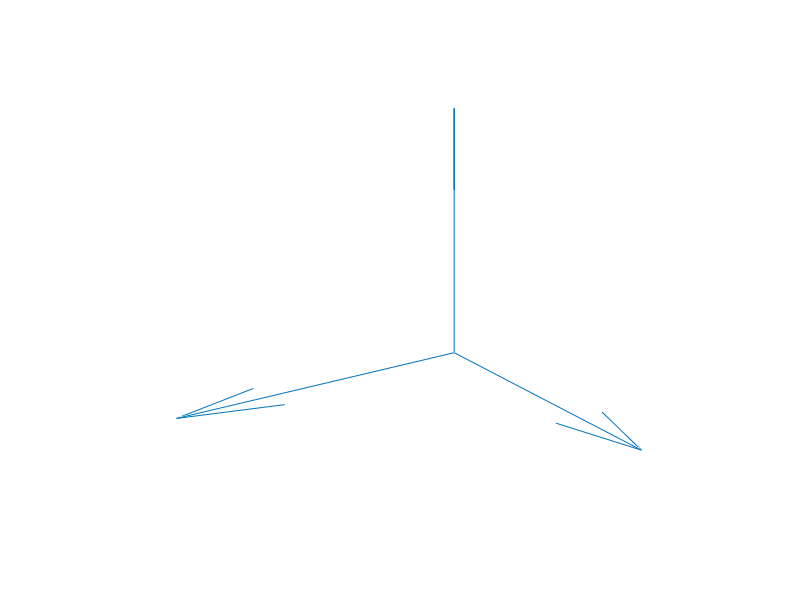

The MATLAB script that drew this image: (Note: this script raises an error after producing the figure.)
% Add path to the projective geometry functions
addpath('../../../ProjGeom')


% Number of meridians
Nm = 20;

% theta = arc between 2 consecutive PD in the equator line
theta = 2*pi./Nm;


% Draw a circle of radius theta centered in [1 0 0]
center = [1 0 0];
a = linspace(0,2*pi);

circle1=[ones(size(a));
theta/2*sin(a);
theta/2*cos(a);
ones(size(a))];

f = figure;
set(f,'Color','w');
ax = gca;
set(ax,'Visible','off');
hold on
view([146 30]);

% Plot axis

origin = [0 0 0];
l = 0.25;
refax = [0 0 0
  0 0 0
  0 0 0
  l 0 0
  0 l 0
  0 0 l]';

refaxh = quiver3(refax(:,1),refax(:,2),refax(:,3),refax(:,4),refax(:,5),refax(:,6));
% set(refaxh,'


circle2 = RotZ3(theta)*circle1;
circle3 = RotY3(-theta)*circle1;
circle4 = RotZ3(theta)*circle3;

% drawTranslucidPoly(circle1,[0.5 0.5 0.5],0.2);
% drawTranslucidPoly(circle2,[0.5 0.5 0.5],0.2);
% drawTranslucidPoly(circle3,[0.5 0.5 0.5],0.2);
% drawTranslucidPoly(circle4,[0.5 0.5 0.5],0.2);

PD=[1 0 0 1]';

PDs = [ PD RotZ3(theta)*PD RotY3(-theta)*PD RotZ3(theta)*RotY3(-theta)*PD];

% Plot the PD position
for i=1:4
  plot3(PDs(1,i),PDs(2,i),PDs(3,i),'ok','MarkerFaceColor','k','MarkerEdgeColor','k');
end

% Plot vector from origin to PDs
lpd=1.5;
pdh = quiver3(zeros(1,4),zeros(1,4),zeros(1,4),lpd*PDs(1,:), lpd*PDs(2,:), lpd*PDs(3,:),0);
set(pdh,'Color','[0 0 0]','LineWidth',1.);

FOVmin = acos(cos(theta)^2);

arc=[];
for i=linspace(0,1)
  arc = [ arc RotZ3(i*theta)*RotY3(-i*theta)*PD ];
end

FOVmincircle1=[ones(size(a));
FOVmin/2*sin(a);
FOVmin/2*cos(a);
ones(size(a))];

FOVmincircle2 = RotZ3(theta)*FOVmincircle1;
FOVmincircle3 = RotY3(-theta)*FOVmincircle1;
FOVmincircle4 = RotZ3(theta)*FOVmincircle3;

FOVmincirclestyle = 'b--';
drawPoly(FOVmincircle1,FOVmincirclestyle)
drawPoly(FOVmincircle2,FOVmincirclestyle)
drawPoly(FOVmincircle3,FOVmincirclestyle)
drawPoly(FOVmincircle4,FOVmincirclestyle)
drawTranslucidPoly(FOVmincircle1,[0.5 0.5 0.5],0.3);
drawTranslucidPoly(FOVmincircle2,[0.5 0.5 0.5],0.3);
drawTranslucidPoly(FOVmincircle3,[0.5 0.5 0.5],0.3);
drawTranslucidPoly(FOVmincircle4,[0.5 0.5 0.5],0.3);


FOVmaxcircle1=[ones(size(a));
theta*sin(a);
theta*cos(a);
ones(size(a))];

FOVmaxcircle2 = RotZ3(theta)*FOVmaxcircle1;
FOVmaxcircle3 = RotY3(-theta)*FOVmaxcircle1;
FOVmaxcircle4 = RotZ3(theta)*FOVmaxcircle3;

% FOVmaxcirclestyle = 'm-.';
% drawPoly(FOVmaxcircle1,FOVmaxcirclestyle);
% drawPoly(FOVmaxcircle2,FOVmaxcirclestyle);
% drawPoly(FOVmaxcircle3,FOVmaxcirclestyle);
% drawPoly(FOVmaxcircle4,FOVmaxcirclestyle);

delta=[-0.15 -0.1 .1 .1];
for i=1:4
  th = text(PDs(1,i),PDs(2,i),PDs(3,i)+delta(i),['PD_' num2str(i) ]);
  th.FontName='Liberation Serif';
  th.FontAngle='italic';
  th.FontWeight='bold';
  th.FontSize=12;
end

% l1p = [0.8,0.4,0.7];
% l1 = text(l1p(1),l1p(2),l1p(3),'FOV_{max}');
% l1.FontName='Liberation Serif';
% l1.FontAngle='italic';
% l1.FontSize=12;
% 
% l1d = [0.7865 0.3586 0.5929 ; l1p ];
% l1h = line(l1d(:,1),l1d(:,2),l1d(:,3));
% l1h.Color=[0 0 0];


l2p = [0.9,0.7,-0.2];
l2 = text(l2p(1),l2p(2),l2p(3),'FOV_{min}');
l2.FontName='Liberation Serif';
l2.FontAngle='italic';
l2.FontSize=12;

l2d = [0.9125 0.4278 -0.1814 ; l2p ];
l2h = line(l2d(:,1),l2d(:,2),l2d(:,3));
l2h.Color=[0 0 0];

print('imageFOVmin.eps','-depsc');
print('imageFOVmin.png','-dpng');
print('imageFOVmin_mono.eps','-deps');

